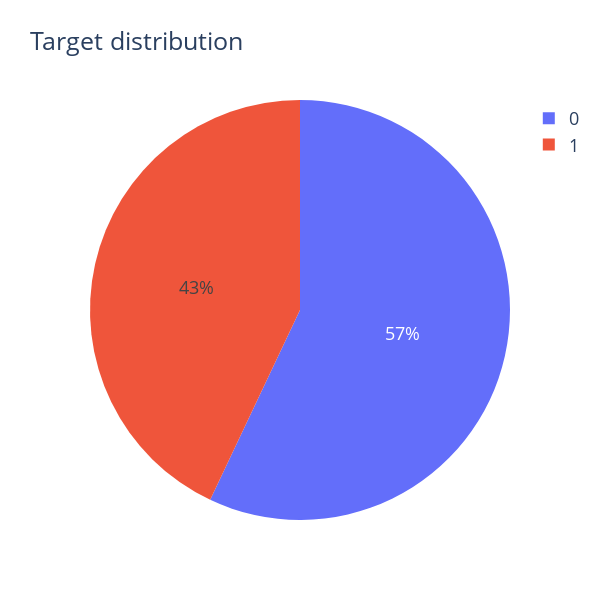

The notebook cell saved with this chart:
### Code cell
import numpy as np
from plotly import tools
import plotly.offline as py
import plotly.figure_factory as ff
py.init_notebook_mode(connected=True)
import plotly.graph_objs as go

cnt_srs = train['target'].value_counts()
labels = (np.array(cnt_srs.index))
sizes = (np.array((cnt_srs / cnt_srs.sum())*100))

trace = go.Pie(labels=labels, values=sizes)
layout = go.Layout(
    title='Target distribution',
    font=dict(size=18),
    width=600,
    height=600,
)
data = [trace]
fig = go.Figure(data=data, layout=layout)
py.iplot(fig, filename="usertype")

### Figure 1 — Plotly figure (JSON) as saved in the notebook; plotly's stock layout.template omitted (floating-point values rounded to 4 significant figures)
{"data": [{"labels": [0, 1], "type": "pie", "values": [57.03, 42.97]}], "layout": {"font": {"size": 18}, "height": 600, "title": {"text": "Target distribution"}, "width": 600}}
